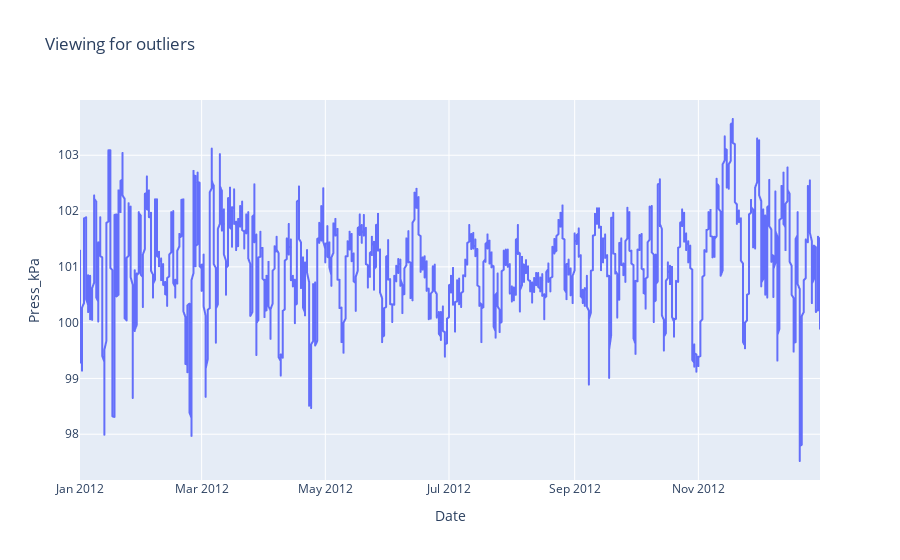

The notebook cell saved with this chart:
### Code cell
px.line(data_frame = data, x = "Date", y="Press_kPa", title = "Viewing for outliers")

### Figure 1 — Plotly figure (JSON) as saved in the notebook; plotly's stock layout.template omitted (floating-point values rounded to 4 significant figures; data arrays with more than 128 entries replaced by an {"elided": "..."} marker saying what was removed)
{"data": [{"hovertemplate": "Date=%{x}<br>Press_kPa=%{y}<extra></extra>", "legendgroup": "", "line": {"color": "#636efa", "dash": "solid"}, "marker": {"symbol": "circle"}, "mode": "lines", "name": "", "showlegend": false, "type": "scattergl", "x": {"elided": "8784 str values"}, "xaxis": "x", "y": {"elided": "8784 float values"}, "yaxis": "y"}], "layout": {"legend": {"tracegroupgap": 0}, "title": {"text": "Viewing for outliers"}, "xaxis": {"anchor": "y", "domain": [0, 1], "title": {"text": "Date"}}, "yaxis": {"anchor": "x", "domain": [0, 1], "title": {"text": "Press_kPa"}}}}
